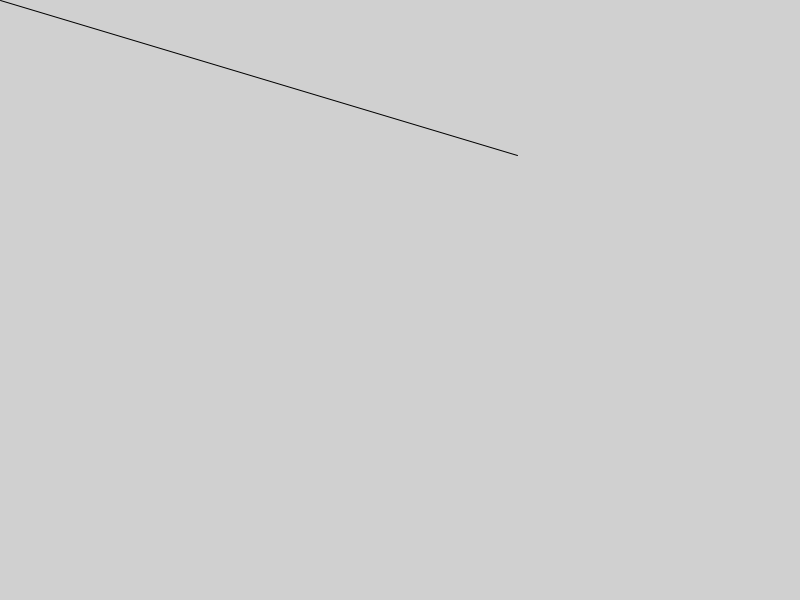
Frame 1 (no input)
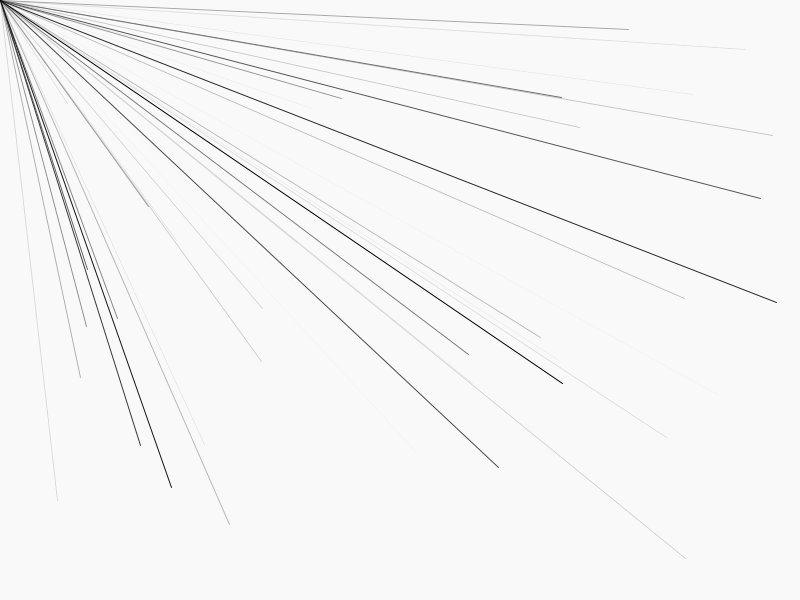
Frame 60 (the mouse pressed at the canvas centre just before this capture)
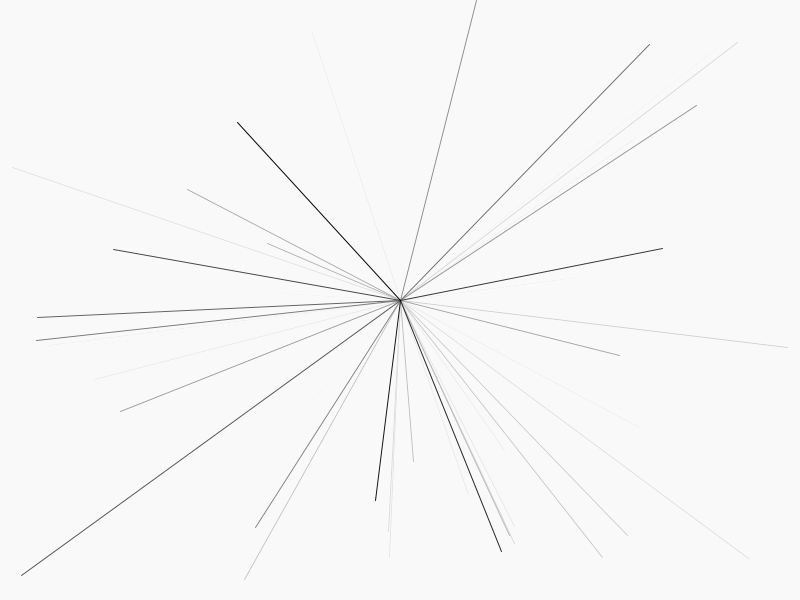
Frame 120 (the mouse held since frame 60 and released just before this capture)

The Processing sketch that drew these frames (run headless with seeded random() and noise(); from frame 60 on, the mouse is pressed at the canvas centre):

// Processing sketch: teszt
// ── teszt.pde
void setup()
{
  size(800, 600);
  surface.setResizable(true);
}

void draw()
{
  noStroke();
  fill(color(255,255,255,20));
  rect(0,0,width,height);
  stroke(0);
  line(mouseX,mouseY,random(width),random(height));
}
